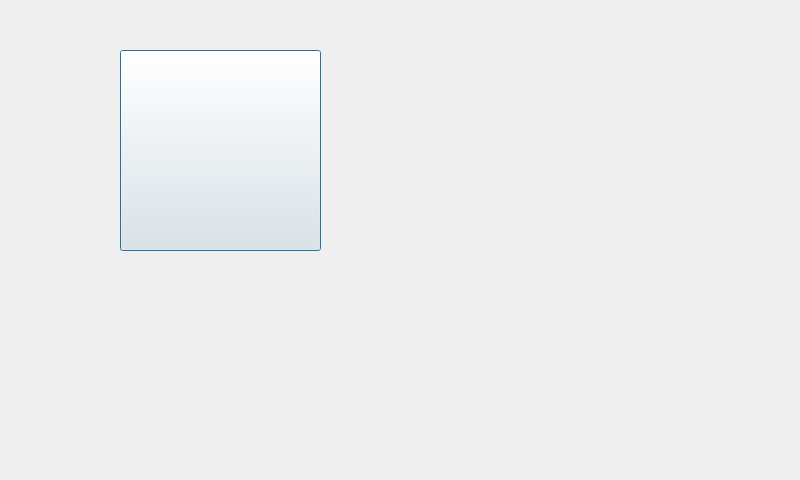
<?xml version="1.0" encoding="UTF-8"?>
<ui version="4.0">
 <class>MUSIC</class>
 <widget class="QDialog" name="MUSIC">
  <property name="geometry">
   <rect>
    <x>0</x>
    <y>0</y>
    <width>800</width>
    <height>480</height>
   </rect>
  </property>
  <property name="windowTitle">
   <string>MUSIC-GAOLLE</string>
  </property>
  <widget class="QPushButton" name="pushButton">
   <property name="geometry">
    <rect>
     <x>120</x>
     <y>50</y>
     <width>201</width>
     <height>201</height>
    </rect>
   </property>
   <property name="text">
    <string/>
   </property>
   <property name="icon">
    <iconset>
     <normalon>:/image/music.jpg</normalon>
    </iconset>
   </property>
   <property name="iconSize">
    <size>
     <width>200</width>
     <height>200</height>
    </size>
   </property>
  </widget>
 </widget>
 <resources/>
 <connections/>
</ui>
